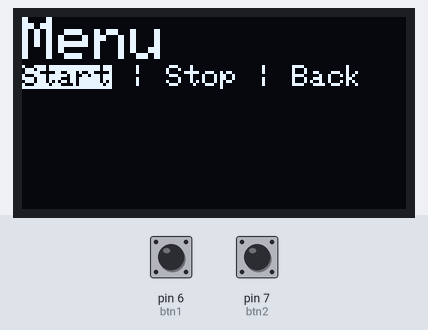
The sketch below on a simulated Arduino Uno, built with avr-gcc and run on an emulated ATmega328P. Parts: 128×64 one-colour display. The test bench sets the inputs (shaded band); at power-on: pin 7 (btn2) LOW, pin 6 (btn1) HIGH.

Above: at 1.7 s.
1.8 s: pin 7 (btn2) pulled HIGH for 3.2 s
At 4.2 s:
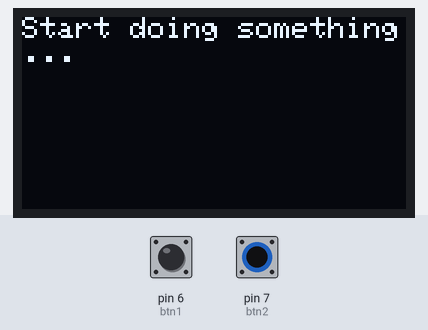
6.5 s: pin 6 (btn1) pulled LOW for 3.2 s
11.2 s: pin 7 (btn2) pulled HIGH for 0.25 s
13.1 s: pin 7 (btn2) pulled HIGH for 1 s
At 13.9 s:
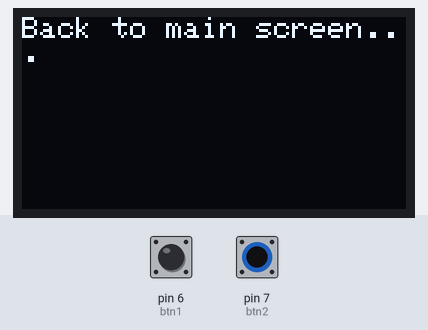
15.6 s: pin 6 (btn1) driven LOW and pin 7 (btn2) driven HIGH
At 16.2 s:
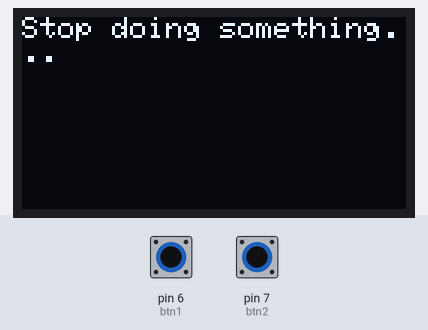
18.4 s: pin 7 (btn2) driven LOW
At 19.3 s:
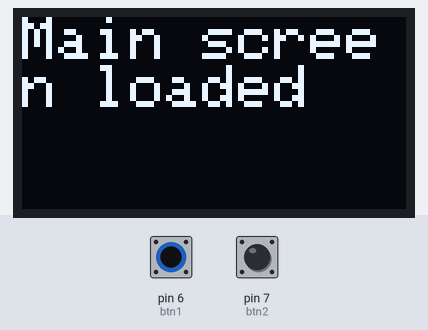
Timing chart, 0 to 21.4 s (numbered marks = the images above; inputs shaded):
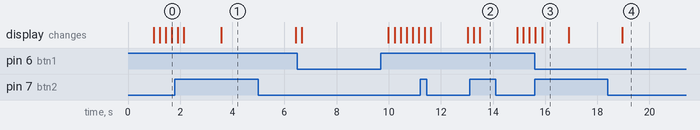

Measured:
- after the input at 1.8 s, the display: first differs from a run without the input after 0.34 s (image 1 shows a later state)
- after the input at 13.1 s, the display: first differs from a run without the input after 0.40 s (image 2)
- after the input at 15.6 s, the display: first differs from a run without the input after 0.28 s (image 3)
- after the input at 18.4 s, the display: changes after 0.56 s (image 4)
- what the display in image 3 shows lasts 1.0 s, from 15.9 s to 16.9 s

The sketch:

OLED_display_menu.ino
```cpp
/*
  2017/04/13
  Stefan Paskalev

  This example implements 2-buttons menu with OLED display.

  REVISIONS:
  2017/04/17
    ...

*/

#include "Arduino.h"
#include "OledMenu.h"

#include <SPI.h>
#include <Wire.h>
#include <Adafruit_GFX.h>
#include <Adafruit_SSD1306.h>

#define btn1 6
#define btn2 7

int stateButton1 = 0;
int stateButton2 = 0;

int menuScreen = 0;
int counterMenuItem = -1;

OledMenu odm;

void setup()
{
 Serial.begin(9600);
 display.begin(SSD1306_SWITCHCAPVCC, 0x3C);
 OledMenu init;

 pinMode(btn1, INPUT);
 pinMode(btn2, INPUT);

 init.writeAText("Loading main screen...", 500, 2);
 display.clearDisplay();//OledMenu od2;
}

void loop()
{
  stateButton1 = digitalRead(btn1);
  stateButton2 = digitalRead(btn2);

  OledMenu odm;

  //In this state, with btn1, the selection
  if (menuScreen) {
    display.clearDisplay();
    odm.menuScreen(counterMenuItem);
  }

  //Loads main screen
  if (stateButton1 == LOW && stateButton2 == LOW && menuScreen == 0)
  {
    display.clearDisplay();
    odm.writeAText("Main screen loaded", 1, 2);
  }

  //Eneters the menu
  if(stateButton1 == HIGH && menuScreen == 0)
  {
    menuScreen = 1;
    display.clearDisplay();
    delay(200);
  }

  //Going through the menu items
  if(stateButton1 == HIGH && menuScreen == 1)
  {
    if (counterMenuItem < 2)
    {
      counterMenuItem++;
    }
    else
    {
      counterMenuItem = 0;
    }
    display.clearDisplay();
    delay(200);
  }

  //Pressing btn2 selects menu item
  if(stateButton2 == HIGH)
  {
    display.clearDisplay();
//
    if (counterMenuItem == 0) {
      odm.writeAText("Start doing something...", 1000, 1);
    }
    else if (counterMenuItem == 1) {
      odm.writeAText("Stop doing something...", 1000, 1);
    }
    else {
      odm.writeAText("Back to main screen...", 1000, 1);
    }
//
    counterMenuItem = -1;
    menuScreen = 0;
  }
}
```

OledMenu.h
```cpp
#ifndef OLEDMENU_h
#define OLEDMENU_h

#include "Arduino.h"

#include <SPI.h>
#include <Wire.h>
#include <Adafruit_GFX.h>
#include <Adafruit_SSD1306.h>

#define OLED_RESET -1

Adafruit_SSD1306 display(OLED_RESET);

static const uint32_t GPSBaud = 9600;

#define MENU_ITEMS 3

const char * menuItems[] = {"Start", "Stop", "Back"};

class OledMenu {

public:

  inline void writeAText(char *initText, int delaySec, int sizeText) {
    display.setTextSize(sizeText);
    display.setTextColor(WHITE);
    display.setCursor(0,0);
    display.clearDisplay();
    display.println(initText);
    display.display();
    delay(delaySec);
  }

  inline void menuScreen(int counterMenuItem = 0) {
    display.setTextSize(2);
    display.setTextColor(WHITE);
    display.setCursor(0,0);
    display.clearDisplay();
    display.println("Menu");
    display.setTextSize(1);

    for (int i =0; i < MENU_ITEMS; ++i)
    {
      if (counterMenuItem == i)
      {
        display.setTextColor(BLACK, WHITE);
      }
      else
      {
        display.setTextColor(WHITE);
      }

      display.print(menuItems[i]);
      if(i < MENU_ITEMS -1)
      {
        display.setTextColor(WHITE);
        display.print(" | ");
      }
    }

    display.display();
    delay(1);
  }
};

#endif
```
